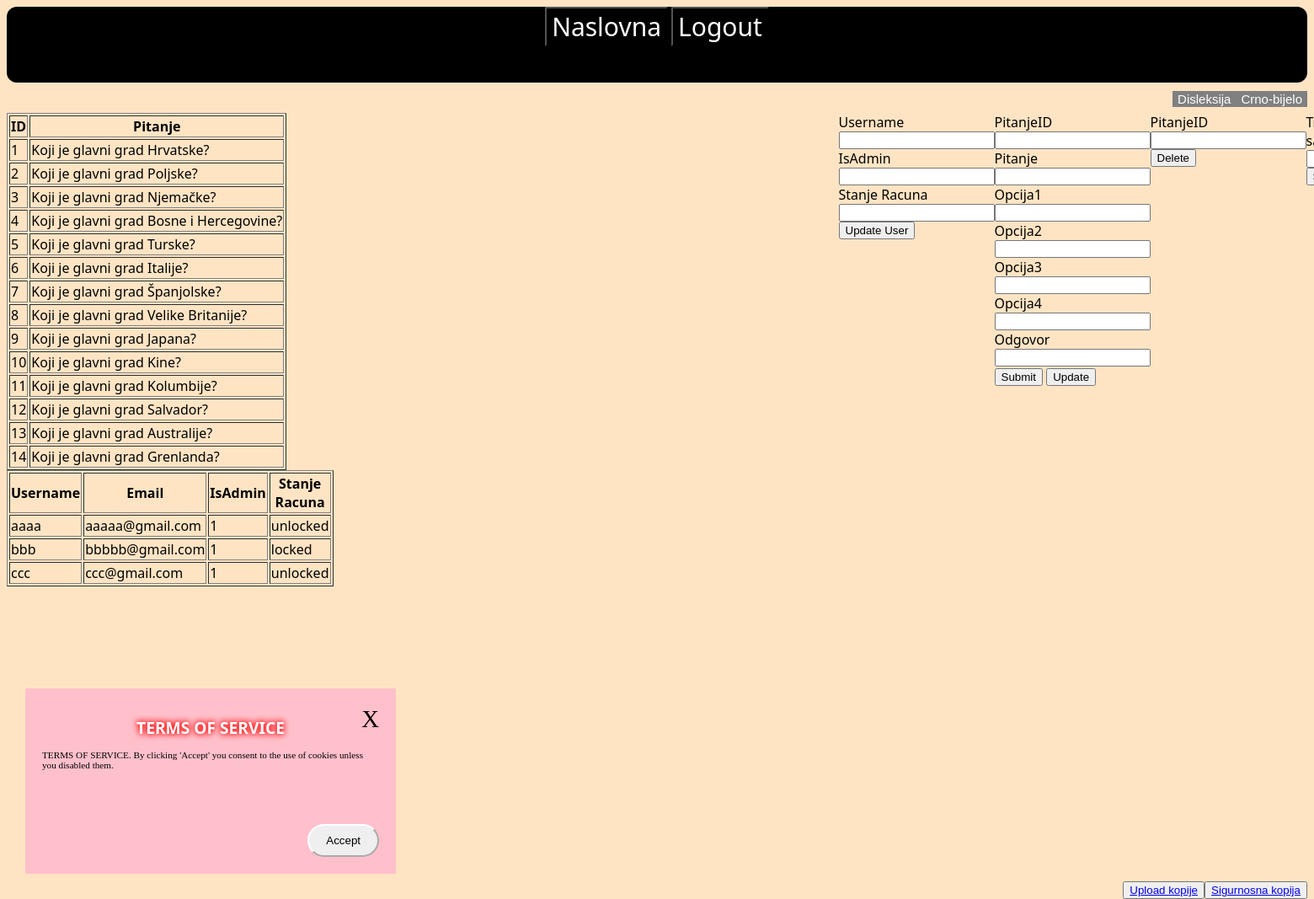
/admin/admin.php, run on the app's committed database.
### tables this page shows
CREATE TABLE `pitanja` (
  `pitanjeID` int(11) NOT NULL AUTO_INCREMENT,
  `pitanje` varchar(255) NOT NULL,
  `opcija1` varchar(255) NOT NULL,
  `opcija2` varchar(255) NOT NULL,
  `opcija3` varchar(255) NOT NULL,
  `opcija4` varchar(255) NOT NULL,
  `odgovor` varchar(255) NOT NULL,
  `korOdg` text NOT NULL,
  PRIMARY KEY (`pitanjeID`)
);

CREATE TABLE `korisnik` (
  `korisnikID` int(11) NOT NULL AUTO_INCREMENT,
  `username` varchar(255) NOT NULL,
  `email` varchar(255) NOT NULL,
  `pass` varchar(255) NOT NULL,
  `gender` char(1) NOT NULL,
  `hashing` varchar(50) NOT NULL,
  `IsAdmin` tinyint(1) DEFAULT NULL,
  `stanjeracuna` varchar(255) NOT NULL,
  PRIMARY KEY (`korisnikID`)
);

### admin/admin.php (called while the page is built, shortened)
<?php include('../include/templates/header2.tpl.php') ?>
<?php include('../include/templates/header.tpl.php') ?>
<?php include('../include/templates/admin.tpl.php') ?>
<?php include('../include/templates/footer.tpl.php') ?>

### admin/pregledPitanja.php (the view)
<?php
$sql = "SELECT pitanjeID,pitanje FROM pitanja";
$result = mysqli_query($db, $sql);
echo '<table border="1" >
        <tr>
            <th>ID</th>
            <th>Pitanje</th>
        </tr>';
while ($row = mysqli_fetch_array($result)) {
    echo '
        <tr>
            <td>' . $row['pitanjeID'] . '</td>
            <td>' . $row['pitanje'] . '</td>
        </tr>';
}
echo '</table>';

### admin/pregledKorisnika.php
<?php
$sql = "SELECT username, email,IsAdmin,stanjeracuna FROM korisnik";
$result = mysqli_query($db, $sql);
echo '<table border="1" >
        <tr>
            <th>Username</th>
            <th>Email</th>
            <th>IsAdmin</th>
            <th>Stanje Racuna</th>
        </tr>';
while ($row = mysqli_fetch_array($result)) {
    echo '
        <tr>
            <td>' . $row['username'] . '</td>
            <td>' . $row['email'] . '</td>
            <td>' . $row['IsAdmin'] . '</td>
            <td>' . $row['stanjeracuna'] . '</td>
        </tr>';
}
echo '</table>';
?>

### dizajn/dizajn.css (style rules this page uses)
@media screen and (min-width:200px) { body { background-color: bisque; } }

### data on the page
pitanja: pitanjeID "1", pitanje "Koji je glavni grad Hrvatske?"
pitanja: pitanjeID "2", pitanje "Koji je glavni grad Poljske?"
pitanja: pitanjeID "3", pitanje "Koji je glavni grad Njemačke?"
pitanja: pitanjeID "4", pitanje "Koji je glavni grad Bosne i Hercegovine?"
pitanja: pitanjeID "5", pitanje "Koji je glavni grad Turske?"
pitanja: pitanjeID "6", pitanje "Koji je glavni grad Italije?"
pitanja: pitanjeID "7", pitanje "Koji je glavni grad Španjolske?"
pitanja: pitanjeID "8", pitanje "Koji je glavni grad Velike Britanije?"
pitanja: pitanjeID "9", pitanje "Koji je glavni grad Japana?"
pitanja: pitanjeID "10", pitanje "Koji je glavni grad Kine?"
pitanja: pitanjeID "11", pitanje "Koji je glavni grad Kolumbije?"
pitanja: pitanjeID "12", pitanje "Koji je glavni grad Salvador?"
pitanja: pitanjeID "13", pitanje "Koji je glavni grad Australije?"
pitanja: pitanjeID "14", pitanje "Koji je glavni grad Grenlanda?"
korisnik: username "aaaa", email "aaaaa@gmail.com", IsAdmin "1", stanjeracuna "unlocked"
korisnik: username "bbb", email "bbbbb@gmail.com", IsAdmin "1", stanjeracuna "locked"
korisnik: username "ccc", email "ccc@gmail.com", IsAdmin "1", stanjeracuna "unlocked"
